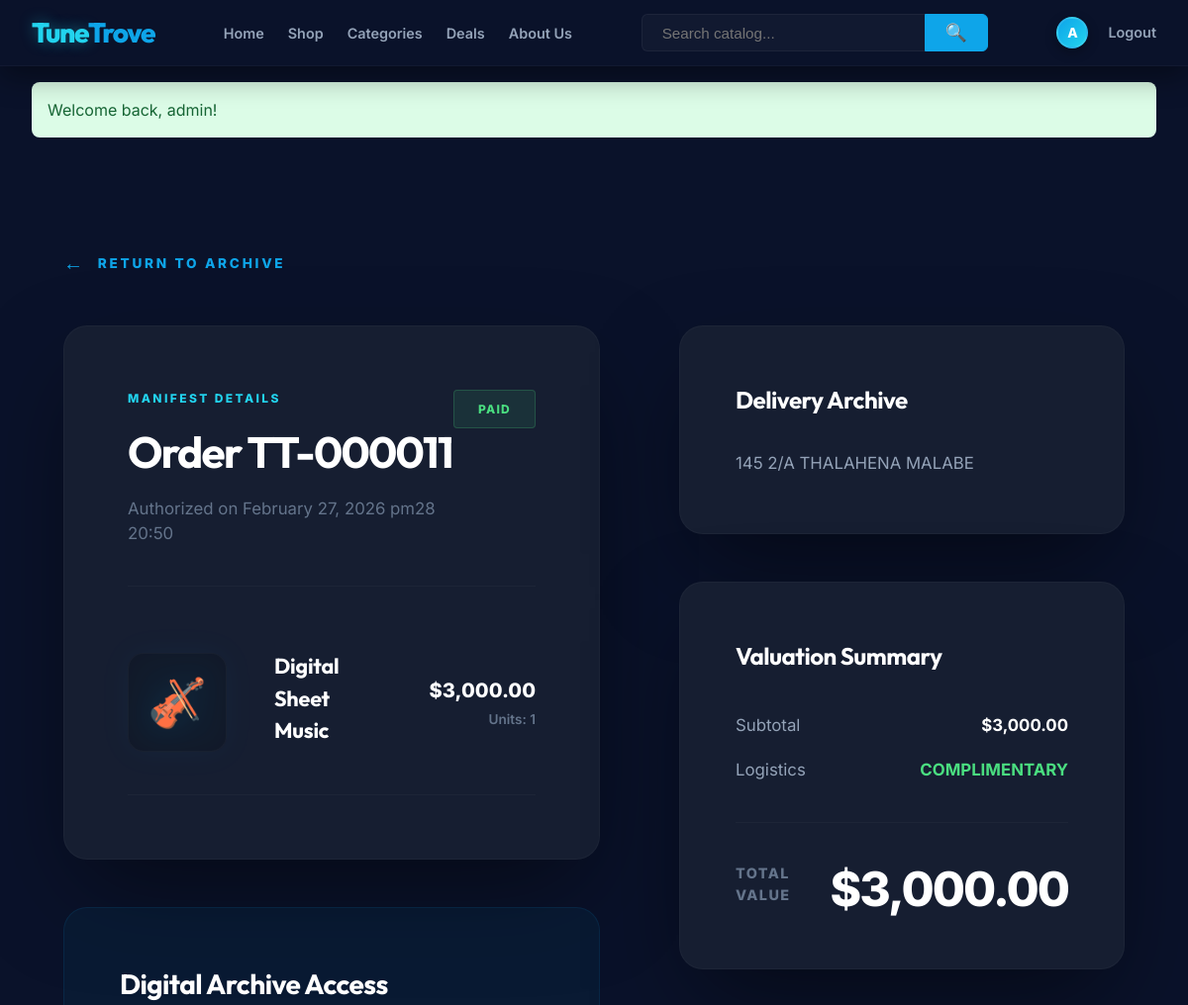
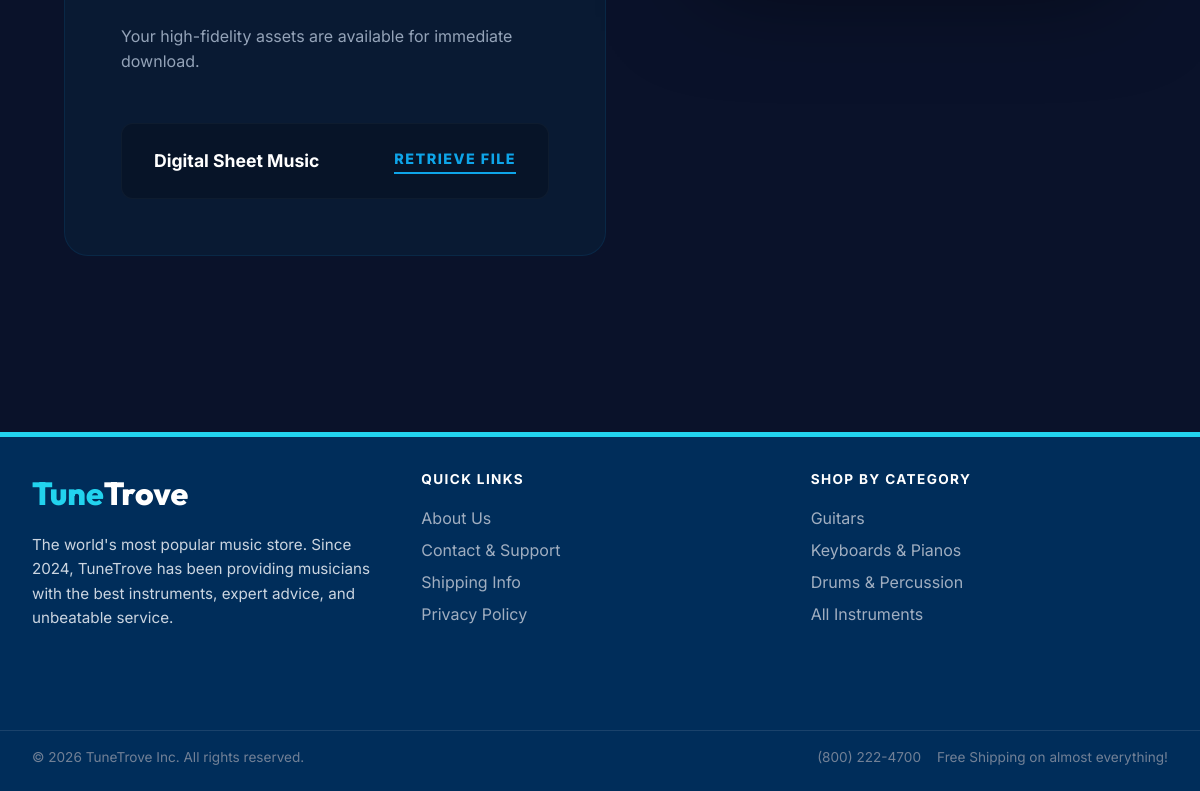
The app's page /user/account/view_order.php?id=11 (signed in) with its own data (2 pictures, top to bottom).
### tables this page shows
CREATE TABLE `orders` (
  `id` int(11) NOT NULL AUTO_INCREMENT,
  `user_id` int(11) DEFAULT NULL,
  `total_amount` decimal(10,2) NOT NULL,
  `shipping_cost` decimal(10,2) DEFAULT 0.00,
  `status` enum('pending','paid','shipped','completed','cancelled') DEFAULT 'pending',
  `shipping_address` text DEFAULT NULL,
  `payment_method` varchar(20) NOT NULL DEFAULT 'card',
  `created_at` timestamp NOT NULL DEFAULT current_timestamp(),
  PRIMARY KEY (`id`),
  KEY `user_id` (`user_id`),
  CONSTRAINT `orders_ibfk_1` FOREIGN KEY (`user_id`) REFERENCES `users` (`id`) ON DELETE SET NULL
);

CREATE TABLE `order_items` (
  `id` int(11) NOT NULL AUTO_INCREMENT,
  `order_id` int(11) DEFAULT NULL,
  `product_id` int(11) DEFAULT NULL,
  `quantity` int(11) NOT NULL,
  `price_at_purchase` decimal(10,2) NOT NULL,
  PRIMARY KEY (`id`),
  KEY `order_id` (`order_id`),
  KEY `product_id` (`product_id`),
  CONSTRAINT `order_items_ibfk_1` FOREIGN KEY (`order_id`) REFERENCES `orders` (`id`) ON DELETE CASCADE,
  CONSTRAINT `order_items_ibfk_2` FOREIGN KEY (`product_id`) REFERENCES `products` (`id`) ON DELETE SET NULL
);

CREATE TABLE `products` (
  `id` int(11) NOT NULL AUTO_INCREMENT,
  `category_id` int(11) DEFAULT NULL,
  `name` varchar(255) NOT NULL,
  `brand` varchar(100) DEFAULT NULL,
  `description` text DEFAULT NULL,
  `price` decimal(10,2) NOT NULL,
  `sale_price` decimal(10,2) DEFAULT NULL,
  `discount_percent` decimal(5,2) DEFAULT NULL,
  `deal_start_date` date DEFAULT NULL,
  `deal_end_date` date DEFAULT NULL,
  `stock_quantity` int(11) DEFAULT 0,
  `is_digital` tinyint(1) DEFAULT 0,
  `image_url` varchar(255) DEFAULT NULL,
  `created_at` timestamp NOT NULL DEFAULT current_timestamp(),
  `is_deal` tinyint(1) DEFAULT 0,
  PRIMARY KEY (`id`),
  KEY `category_id` (`category_id`),
  CONSTRAINT `products_ibfk_1` FOREIGN KEY (`category_id`) REFERENCES `categories` (`id`) ON DELETE SET NULL
);

### user/account/view_order.php (the view, shortened to what this page needs)
<?php
require_once '../includes/header.php';
require_once '../includes/db.php';
$id = isset($_GET['id']) ? (int)$_GET['id'] : 0;
$user_id = $_SESSION['user_id'];
$stmt = $pdo->prepare("SELECT * FROM orders WHERE id = ? AND user_id = ?");
$stmt->execute([$id, $user_id]);
$order = $stmt->fetch();
$stmt = $pdo->prepare("SELECT oi.*, p.name, p.brand, p.is_digital
                      FROM order_items oi
                      JOIN products p ON oi.product_id = p.id
                      WHERE oi.order_id = ?");
$stmt->execute([$id]);
$items = $stmt->fetchAll();
?>
<div style="background: var(--background); min-height: 100vh; padding-top: 5rem; padding-bottom: 8rem;">
    <div class="container">
        <div style="margin-bottom: 3rem;">
            <a href="index.php" style="color: var(--primary); text-decoration: none; font-weight: 800; font-size: 0.85rem; text-transform: uppercase; letter-spacing: 0.2em; display: flex; align-items: center; gap: 0.75rem;">
                <span style="font-size: 1.25rem;">←</span> Return to Archive
            </a>
        </div>
        <div style="display: grid; grid-template-columns: 1fr 450px; gap: 5rem; align-items: flex-start;">
            <div>
                <div style="background: var(--surface); padding: 4rem; border-radius: 1.5rem; border: 1px solid rgba(255, 255, 255, 0.03); box-shadow: 0 40px 100px -20px rgba(0,0,0,0.5); margin-bottom: 3rem;">
                    <div style="display: flex; justify-content: space-between; align-items: flex-start; margin-bottom: 4rem; border-bottom: 1px solid rgba(255, 255, 255, 0.03); padding-bottom: 2.5rem;">
                        <div>
                            <p style="text-transform: uppercase; font-size: 0.75rem; font-weight: 800; color: var(--accent); letter-spacing: 0.2em; margin-bottom: 0.75rem;">Manifest Details</p>
                            <h1 style="font-family: var(--font-heading); font-size: 2.75rem; color: #fff; margin: 0; letter-spacing: -0.04em;">Order TT-<?php echo str_pad($order['id'], 6, '0', STR_PAD_LEFT); ?></h1>
                            <p style="color: #64748b; margin-top: 0.75rem; font-size: 1.05rem;">Authorized on <?php echo date('F d, Y at H:i', strtotime($order['created_at'])); ?></p>
                        </div>
                        <span style="padding: 0.6rem 1.5rem; border-radius: 4px; font-size: 0.75rem; font-weight: 800; background: rgba(74, 222, 128, 0.1); color: #4ade80; border: 1px solid rgba(74, 222, 128, 0.2); text-transform: uppercase; letter-spacing: 0.1em;">
                            <?php echo htmlspecialchars($order['status']); ?>
                        </span>
                    </div>
                    <div style="display: grid; gap: 2.5rem;">
                        <?php foreach ($items as $item): ?>
                            <div style="display: flex; align-items: center; gap: 3rem; padding-bottom: 2.5rem; border-bottom: 1px solid rgba(255, 255, 255, 0.03);">
                                <div style="width: 100px; height: 100px; background: rgba(0, 0, 0, 0.2); border: 1px solid rgba(255, 255, 255, 0.03); border-radius: 1rem; display: flex; align-items: center; justify-content: center; font-size: 3rem; filter: drop-shadow(0 0 15px rgba(14, 165, 233, 0.2));">
                                    🎻
                                </div>
                                <div style="flex: 1;">
                                    <h3 style="font-family: var(--font-heading); font-size: 1.35rem; color: #fff; margin-bottom: 0.5rem; letter-spacing: -0.01em;"><?php echo htmlspecialchars($item['name']); ?></h3>
                                </div>
                                <div style="text-align: right;">
                                    <p style="font-weight: 800; color: #fff; font-size: 1.25rem;">$<?php echo number_format($item['price_at_purchase'] * $item['quantity'], 2); ?></p>
                                    <p style="font-size: 0.85rem; color: #64748b; font-weight: 600; margin-top: 0.25rem;">Units: <?php echo $item['quantity']; ?></p>
                                </div>
                            </div>
                        <?php endforeach; ?>
                    </div>
                </div>
                <?php
                $digital_items = array_filter($items, function($i) { return $i['is_digital']; });
                if (!empty($digital_items)):
                ?>
                    <div style="background: rgba(14, 165, 233, 0.05); border: 1px solid rgba(14, 165, 233, 0.1); padding: 3.5rem; border-radius: 1.5rem;">
                        <h3 style="font-family: var(--font-heading); color: #fff; font-size: 1.75rem; margin-bottom: 1.5rem; letter-spacing: -0.02em;">Digital Archive Access</h3>
                        <?php if (in_array($order['status'], ['paid', 'completed'])): ?>
                            <p style="color: #94a3b8; font-size: 1rem; margin-bottom: 3rem; line-height: 1.6;">Your high-fidelity assets are available for immediate download.</p>
                            <div style="display: grid; gap: 1.25rem;">
                                <?php foreach ($digital_items as $item): ?>
                                    <div style="display: flex; justify-content: space-between; align-items: center; background: rgba(0, 0, 0, 0.2); padding: 1.5rem 2rem; border-radius: 0.75rem; border: 1px solid rgba(255, 255, 255, 0.03);">
                                        <span style="font-weight: 700; color: #fff; font-size: 1.1rem;"><?php echo htmlspecialchars($item['name']); ?></span>
                                        <a href="download.php?order_id=<?php echo $id; ?>&product_id=<?php echo $item['product_id']; ?>" style="color: var(--primary); text-decoration: none; font-weight: 800; font-size: 0.9rem; text-transform: uppercase; letter-spacing: 0.1em; border-bottom: 2px solid var(--primary); padding-bottom: 2px;">Retrieve File</a>
                                    </div>
                                <?php endforeach; ?>
                            </div>
                        <?php else: ?>
                            <p style="color: #ef4444; font-size: 1rem; margin-bottom: 1rem; line-height: 1.6; font-weight: 800;">Downloads Locked</p>
                            <p style="color: #94a3b8; font-size: 0.95rem; line-height: 1.6;">Your digital assets will be available for download once payment has been confirmed for this order.</p>
                        <?php endif; ?>
                    </div>
                <?php endif; ?>
            </div>
            <aside style="display:grid; gap: 3rem; position: sticky; top: 120px;">
                <div style="background: var(--surface); padding: 3.5rem; border-radius: 1.5rem; border: 1px solid rgba(255, 255, 255, 0.03); box-shadow: 0 40px 100px -20px rgba(0,0,0,0.5);">
                    <h3 style="font-family: var(--font-heading); font-size: 1.5rem; color: #fff; margin-bottom: 2rem; letter-spacing: -0.02em;">Delivery Archive</h3>
                    <p style="font-size: 1.05rem; line-height: 1.7; color: #94a3b8;"><?php echo nl2br(htmlspecialchars($order['shipping_address'])); ?></p>
                </div>
                <div style="background: var(--surface); padding: 3.5rem; border-radius: 1.5rem; border: 1px solid rgba(255, 255, 255, 0.03); box-shadow: 0 40px 100px -20px rgba(0,0,0,0.5);">
                    <h3 style="font-family: var(--font-heading); font-size: 1.5rem; color: #fff; margin-bottom: 2.5rem; letter-spacing: -0.02em;">Valuation Summary</h3>
                    <div style="display: grid; gap: 1.25rem; padding-bottom: 2.5rem; border-bottom: 1px solid rgba(255, 255, 255, 0.03);">
                        <div style="display: flex; justify-content: space-between; color: #94a3b8; font-size: 1.05rem;">
                            <span>Subtotal</span>
                            <span style="font-weight: 700; color: #fff;">$<?php echo number_format($order['total_amount'] - $order['shipping_cost'], 2); ?></span>
                        </div>
                        <div style="display: flex; justify-content: space-between; color: #94a3b8; font-size: 1.05rem;">
                            <span>Logistics</span>
                            <span style="font-weight: 700; color: #4ade80;"><?php echo $order['shipping_cost'] > 0 ? '$' . number_format($order['shipping_cost'], 2) : 'COMPLIMENTARY'; ?></span>
                        </div>
                    </div>
                    <div style="display: flex; justify-content: space-between; align-items: flex-end; padding-top: 2.5rem;">
                        <span style="font-weight: 800; color: #64748b; font-size: 0.9rem; text-transform: uppercase; letter-spacing: 0.1em; padding-bottom: 0.5rem;">Total Value</span>
                        <span style="font-size: 3rem; font-weight: 800; color: #fff; line-height: 1; letter-spacing: -0.04em;">$<?php echo number_format($order['total_amount'], 2); ?></span>
                    </div>
                </div>
            </aside>
        </div>
    </div>
</div>
<?php require_once '../includes/footer.php'; ?>

### user/assets/css/style.css (style rules this page uses)
:root { --primary: #0ea5e9; --primary-dark: #002d5a; --accent: #22d3ee; --accent-vibrant: #38bdf8; --background: #0a122a; --surface: #161e31; --surface-light: #1e293b; --text: #f1f5f9; --text-muted: #94a3b8; --border: rgba(255, 255, 255, 0.05); --nav-bg: #0f172a; --radius-md: 0.5rem; --radius-lg: 1rem; --font-sans: 'Inter', system-ui, sans-serif; --font-heading: 'Outfit', sans-serif; }
* { margin: 0; padding: 0; box-sizing: border-box; }
body { font-family: var(--font-sans); background-color: var(--background); color: var(--text); line-height: 1.5; min-height: 100vh; }
.container { width: 100%; max-width: 1300px; margin: 0 auto; padding: 0 2rem; }

### records on screen
orders: id "000011", created_at "February 27, 2026 pm28 20:50", status "PAID", shipping_address "145 2/A THALAHENA MALABE", $order['total_amount'] - $order['shipping_cost'] "3,000.00", total_amount "3,000.00"
order_items: product.name "Digital Sheet Music", $item['price_at_purchase'] * $item['quantity'] "3,000.00", quantity "1"

### other values on screen
substr($display_name, 0, 1) "A"
$_SESSION['msg'] "Welcome back, admin!"
